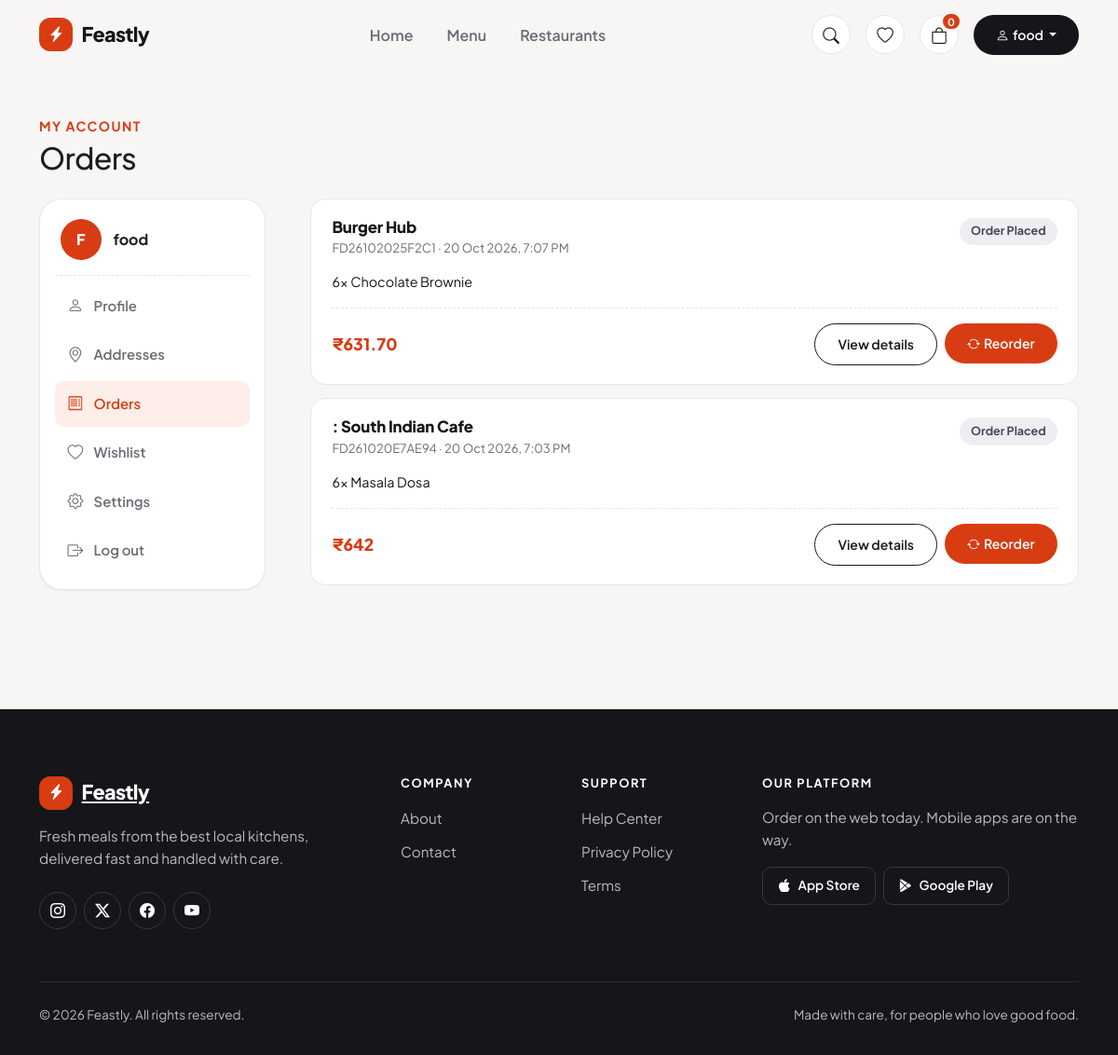
/account/orders/ (signed in), run on the app's committed database.
### orders/models.py (models this page shows, shortened)
class Order(TimeStampedModel):
    class Status(models.TextChoices):
        PLACED = "placed", "Order Placed"
        CONFIRMED = "confirmed", "Restaurant Confirmed"
        PREPARING = "preparing", "Preparing"
        OUT_FOR_DELIVERY = "out_for_delivery", "Out for Delivery"
        DELIVERED = "delivered", "Delivered"
        CANCELLED = "cancelled", "Cancelled"
    order_number = models.CharField(max_length=20, unique=True, editable=False)
    user = models.ForeignKey(settings.AUTH_USER_MODEL, on_delete=models.SET_NULL, null=True, related_name="orders")
    restaurant = models.ForeignKey(
        "restaurants.Restaurant", on_delete=models.SET_NULL, null=True, related_name="orders"
    )
    restaurant_name = models.CharField(max_length=120)  # snapshot: history survives restaurant deletion
    status = models.CharField(max_length=20, choices=Status.choices, default=Status.PLACED)
    contact_name = models.CharField(max_length=100)
    contact_phone = models.CharField(max_length=14, validators=[phone_validator])
    delivery_address = models.TextField()
    notes = models.TextField(blank=True)
    subtotal = models.DecimalField(max_digits=10, decimal_places=2)
    delivery_fee = models.DecimalField(max_digits=8, decimal_places=2, default=0)
    tax = models.DecimalField(max_digits=8, decimal_places=2, default=0)
    discount = models.DecimalField(max_digits=8, decimal_places=2, default=0)
    total = models.DecimalField(max_digits=10, decimal_places=2)
    coupon = models.ForeignKey(Coupon, on_delete=models.SET_NULL, null=True, blank=True, related_name="orders")
    estimated_delivery_at = models.DateTimeField(null=True, blank=True)
    class Meta:
        ordering = ["-created_at"]
        indexes = [
            models.Index(fields=["user", "-created_at"]),
            models.Index(fields=["status", "-created_at"]),
            models.Index(fields=["restaurant", "-created_at"]),
        ]
        constraints = [
            models.CheckConstraint(condition=models.Q(total__gte=0), name="orders_order_total_non_negative"),
        ]

class OrderItem(TimeStampedModel):
    order = models.ForeignKey(Order, on_delete=models.CASCADE, related_name="items")
    food_item = models.ForeignKey("menu.FoodItem", on_delete=models.SET_NULL, null=True, related_name="+")
    name = models.CharField(max_length=120)  # snapshot
    size_name = models.CharField(max_length=40, blank=True)
    extras = models.JSONField(default=list, blank=True)  # list of extra names at time of order
    unit_price = models.DecimalField(max_digits=8, decimal_places=2)
    quantity = models.PositiveSmallIntegerField(default=1)
    class Meta:
        constraints = [
            models.CheckConstraint(condition=models.Q(quantity__gte=1), name="orders_orderitem_quantity_min_one"),
        ]

### orders/views.py (the view)
# urls.py: path("account/orders/", views.OrderListView.as_view(), name="order_list"),
class OrderListView(LoginRequiredMixin, ListView):
    template_name = "orders/order_list.html"
    context_object_name = "orders"
    paginate_by = 8
    def get_queryset(self):
        return Order.objects.filter(user=self.request.user).prefetch_related("items", "payments")
    def get_context_data(self, **kwargs):
        context = super().get_context_data(**kwargs)
        context["section"] = "orders"  # highlights "Orders" in the account menu
        return context

### core/context_processors.py (called while the page is built)
def wishlist(request):
    if not request.user.is_authenticated:
        return {"wishlist_ids": []}
    ids = Wishlist.objects.filter(user=request.user).values_list("food_item_id", flat=True)
    return {"wishlist_ids": list(ids)}

def cart(request):
    if not request.user.is_authenticated:
        return {"cart_count": 0}
    total = CartItem.objects.filter(cart__user=request.user).aggregate(total=Sum("quantity"))["total"]
    return {"cart_count": total or 0}

### templates/orders/order_list.html (shortened to what this page needs)
{% extends "accounts/account_base.html" %}
{% block account_title %}Orders{% endblock %}
{% block account_content %}
{% if orders %}
  {% for order in orders %}
    <article class="order-card">
      <div class="order-card-head">
        <div>
          <h2 class="order-restaurant">{{ order.restaurant_name }}</h2>
          <p class="order-meta">{{ order.order_number }} &middot; {{ order.created_at|date:"d M Y, g:i A" }}</p>
        </div>
        <span class="badge-soft
          {% if order.status == 'preparing' %}badge-preparing
          {% elif order.status == 'out_for_delivery' %}badge-out
          {% elif order.status == 'delivered' %}badge-delivered
          {% elif order.status == 'cancelled' %}badge-cancelled
          {% else %}badge-placed{% endif %}">{{ order.get_status_display }}</span>
      </div>
      <p class="order-items">
        {% for item in order.items.all|slice:":3" %}{{ item.quantity }}&times; {{ item.name }}{% if not forloop.last %}, {% endif %}{% endfor %}{% if order.items.all|length > 3 %} +{{ order.items.all|length|add:"-3" }} more{% endif %}
      </p>
      <div class="order-card-foot">
        <span class="order-total">₹{{ order.total|floatformat:"-2" }}</span>
        <div class="order-actions">
          <a href="{% url 'orders:order_detail' order.order_number %}" class="btn btn-outline-ink btn-sm">View details</a>
          <form method="post" action="{% url 'orders:reorder' order.order_number %}">
            <button type="submit" class="btn btn-accent btn-sm"><i class="bi bi-arrow-repeat me-1"></i>Reorder</button>
          </form>
        </div>
      </div>
    </article>
  {% endfor %}
{% endif %}
{% endblock %}

### templates/accounts/account_base.html (shortened to what this page needs)
{% extends "base.html" %}
{% load static %}
{% block extra_css %}
<link href="{% static 'css/account.css' %}" rel="stylesheet">
{% endblock %}
{% block content %}
<section class="container py-5">
  <div class="mb-4">
    <p class="text-uppercase fw-bold small mb-1" style="color: var(--color-accent); letter-spacing: 0.1em">My account</p>
    <h1 class="h2 mb-0">{% block account_title %}Account{% endblock %}</h1>
  </div>
  <div class="row g-4 g-lg-5">
    <div class="col-lg-3">
      <nav class="account-nav" aria-label="Account sections">
        <div class="account-user">
          <span class="account-avatar" aria-hidden="true">{{ user.username|slice:":1"|upper }}</span>
          <span class="account-user-text">
            <strong>{{ user.get_full_name|default:user.username }}</strong>
          </span>
        </div>
        <ul class="account-menu">
          <li>
            <a class="account-link {% if section == 'profile' %}is-active{% endif %}"
               {% if section == 'profile' %}aria-current="page"{% endif %} href="{% url 'accounts:profile' %}">
              <i class="bi bi-person"></i> Profile
            </a>
          </li>
          <li>
            <a class="account-link {% if section == 'addresses' %}is-active{% endif %}"
               {% if section == 'addresses' %}aria-current="page"{% endif %} href="{% url 'accounts:addresses' %}">
              <i class="bi bi-geo-alt"></i> Addresses
            </a>
          </li>
          <li>
            <a class="account-link {% if section == 'orders' %}is-active{% endif %}"
               {% if section == 'orders' %}aria-current="page"{% endif %} href="{% url 'orders:order_list' %}">
              <i class="bi bi-receipt"></i> Orders
            </a>
          </li>
          <li>
            <a class="account-link" href="{% url 'menu:wishlist' %}">
              <i class="bi bi-heart"></i> Wishlist
            </a>
          </li>
          <li>
            <a class="account-link {% if section == 'settings' %}is-active{% endif %}"
               {% if section == 'settings' %}aria-current="page"{% endif %} href="{% url 'accounts:settings' %}">
              <i class="bi bi-gear"></i> Settings
            </a>
          </li>
          <li>
            <form method="post" action="{% url 'accounts:logout' %}">
              <button type="submit" class="account-link account-logout"><i class="bi bi-box-arrow-right"></i> Log out</button>
            </form>
          </li>
        </ul>
      </nav>
    </div>
    <div class="col-lg-9">
      {% block account_content %}{% endblock %}
    </div>
  </div>
</section>
{% endblock %}

### templates/partials/navbar.html (shortened to what this page needs)
<header class="site-header" id="siteHeader">
  <nav class="navbar navbar-expand-lg" aria-label="Main navigation">
    <div class="container">
      <a class="navbar-brand brand" href="{% url 'home' %}">
        <span class="brand-mark"><i class="bi bi-lightning-charge-fill"></i></span>
        Feastly
      </a>
      <div class="d-flex align-items-center gap-3 order-lg-last">
        <button class="icon-btn" type="button" aria-label="Search"
                data-bs-toggle="modal" data-bs-target="#searchModal">
          <i class="bi bi-search"></i>
        </button>
        <a class="icon-btn" href="{% url 'menu:wishlist' %}" aria-label="Wishlist">
          <i class="bi bi-heart"></i>
        </a>
        <a class="icon-btn position-relative" href="{% url 'orders:cart' %}" aria-label="Cart">
          <i class="bi bi-bag"></i>
          <span class="cart-count" id="cartCount">{{ cart_count }}</span>
        </a>
        {% if user.is_authenticated %}
          <div class="dropdown d-none d-lg-block">
            <button class="btn btn-ink btn-sm dropdown-toggle" type="button" data-bs-toggle="dropdown" aria-expanded="false">
              <i class="bi bi-person me-1"></i>{{ user.username }}
            </button>
          </div>
        {% else %}
          <a class="btn btn-outline-ink btn-sm d-none d-lg-inline-flex" href="{% url 'accounts:login' %}?next={{ request.path }}">Log in</a>
          <a class="btn btn-accent btn-sm d-none d-lg-inline-flex" href="{% url 'accounts:register' %}">Sign up</a>
        {% endif %}
      </div>
      <div class="collapse navbar-collapse" id="navContent">
        <ul class="navbar-nav mx-lg-auto gap-lg-1">
          <li class="nav-item">
            <a class="nav-link {% if request.path == '/' %}active{% endif %}"
               href="{% url 'home' %}">Home</a>
          </li>
          <li class="nav-item"><a class="nav-link" href="{% url 'home' %}#popular">Menu</a></li>
          <li class="nav-item"><a class="nav-link" href="{% url 'home' %}#restaurants">Restaurants</a></li>
        </ul>
      </div>
    </div>
  </nav>
</header>

### static/css/main.css (style rules this page uses)
:root { --color-ink: #16161a; --color-accent: #d83c13; --color-accent-hover: #b82f0c; --color-accent-soft: #fdeee9; --color-bg: #f7f6f4; --color-surface: #ffffff; --color-text: #1c1c21; --color-muted: #6b6b76; --color-border: #e8e6e1; --radius-sm: 10px; --radius-md: 16px; --radius-lg: 24px; --radius-pill: 999px; --shadow-sm: 0 1px 2px rgba(22, 22, 26, 0.06); --shadow-md: 0 8px 24px rgba(22, 22, 26, 0.08); --shadow-lg: 0 16px 40px rgba(22, 22, 26, 0.14); --ease: cubic-bezier(0.2, 0.8, 0.2, 1); --dur-fast: 200ms; --dur: 300ms; --font-sans: "Plus Jakarta Sans", system-ui, -apple-system, "Segoe UI", sans-serif; --bs-body-font-family: var(--font-sans); --bs-body-bg: var(--color-bg); --bs-body-color: var(--color-text); --bs-primary: var(--color-accent); --bs-border-color: var(--color-border); }
html { scroll-behavior: smooth; }
body { font-family: var(--font-sans); line-height: 1.6; -webkit-font-smoothing: antialiased; }
h1, h2, h3, h4 { color: var(--color-ink); font-weight: 800; letter-spacing: -0.02em; line-height: 1.15; }
.btn { font-weight: 600; border-radius: var(--radius-pill); padding: 0.7rem 1.5rem; transition: transform var(--dur-fast) var(--ease), background-color var(--dur-fast) var(--ease), box-shadow var(--dur-fast) var(--ease); }
.btn-accent { background: var(--color-accent); color: #fff; border: 0; }
.btn-ink { background: var(--color-ink); color: #fff; border: 0; }
.btn-outline-ink { border: 1.5px solid var(--color-ink); color: var(--color-ink); background: transparent; }

### static/css/components.css (style rules this page uses)
.site-header { position: relative; z-index: 1030; background: transparent; border-bottom: 1px solid transparent; transition: background-color var(--dur) var(--ease), box-shadow var(--dur) var(--ease), border-color var(--dur) var(--ease); }
.site-header .navbar { padding-block: 0.9rem; --bs-navbar-nav-link-padding-x: 1rem; }
.brand { display: inline-flex; align-items: center; gap: 0.6rem; font-weight: 800; font-size: 1.35rem; letter-spacing: -0.03em; color: var(--color-ink); }
.brand-mark { width: 36px; height: 36px; display: grid; place-items: center; border-radius: 12px; background: var(--color-accent); color: #fff; font-size: 1.05rem; transition: transform var(--dur) var(--ease); }
.navbar .nav-link { position: relative; font-weight: 600; color: var(--color-muted); transition: color var(--dur-fast) var(--ease); }
.navbar .nav-link::after { content: ""; position: absolute; left: 1rem; right: 1rem; bottom: 0.2rem; height: 2px; border-radius: 2px; background: var(--color-accent); transform: scaleX(0); transform-origin: left; transition: transform var(--dur) var(--ease); }
.icon-btn { position: relative; width: 42px; height: 42px; display: inline-grid; place-items: center; border: 1px solid var(--color-border); border-radius: var(--radius-pill); background: var(--color-surface); color: var(--color-ink); font-size: 1.1rem; transition: transform var(--dur-fast) var(--ease), box-shadow var(--dur-fast) var(--ease); }
.cart-count { position: absolute; top: -4px; right: -4px; min-width: 20px; height: 20px; padding: 0 5px; display: grid; place-items: center; border: 2px solid var(--color-bg); border-radius: var(--radius-pill); background: var(--color-accent); color: #fff; font-size: 0.7rem; font-weight: 700; }
.badge-soft { display: inline-flex; align-items: center; gap: 0.35rem; padding: 0.3rem 0.75rem; border-radius: var(--radius-pill); font-size: 0.78rem; font-weight: 700; white-space: nowrap; }
.badge-placed { background: #eeeef2; color: #46465a; }

### data on the page
Order: restaurant_name "Burger Hub", order_number "FD26102025F2C1", created_at "20 Oct 2026, 7:07 PM", status "Order Placed", total "631.70"
OrderItem: quantity "6", name "Chocolate Brownie"
Order: restaurant_name ": South Indian Cafe", order_number "FD261020E7AE94", created_at "20 Oct 2026, 7:03 PM", status "Order Placed", total "642"
OrderItem: quantity "6", name "Masala Dosa"

### other printed values
{{ cart_count }} "0"
{{ user.username }} "food"
{{ user.username|slice:":1"|upper }} "F"
{{ user.get_full_name|default:user.username }} "food"
